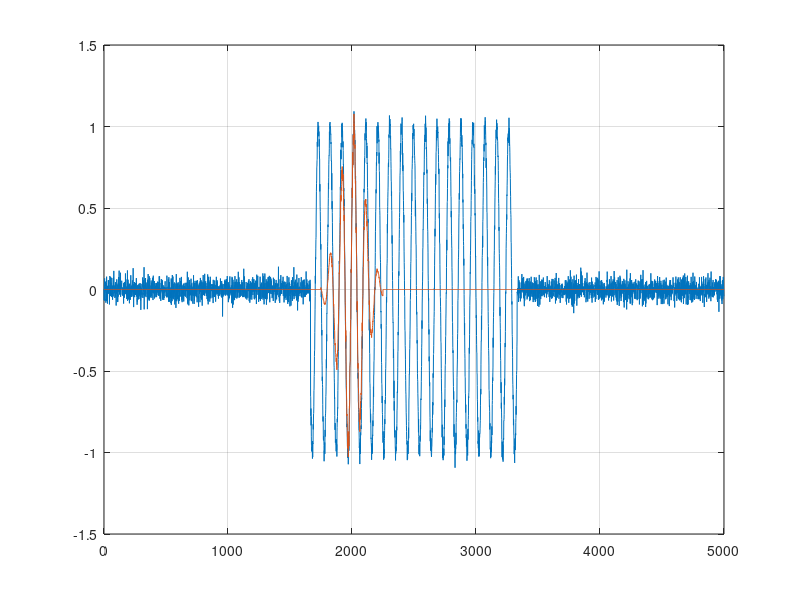
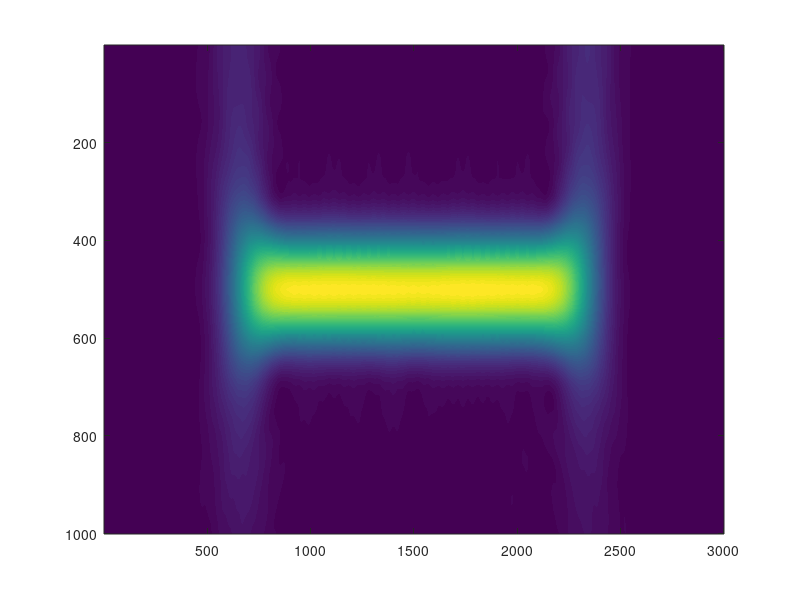
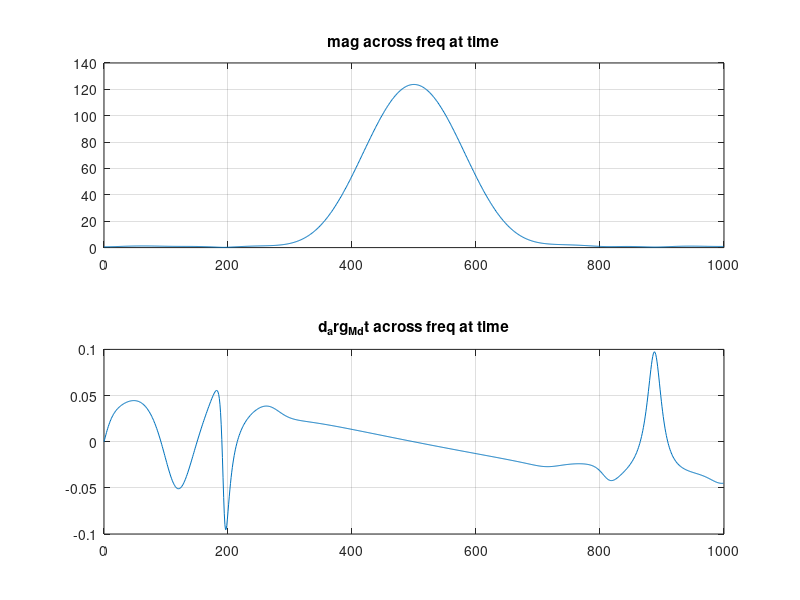
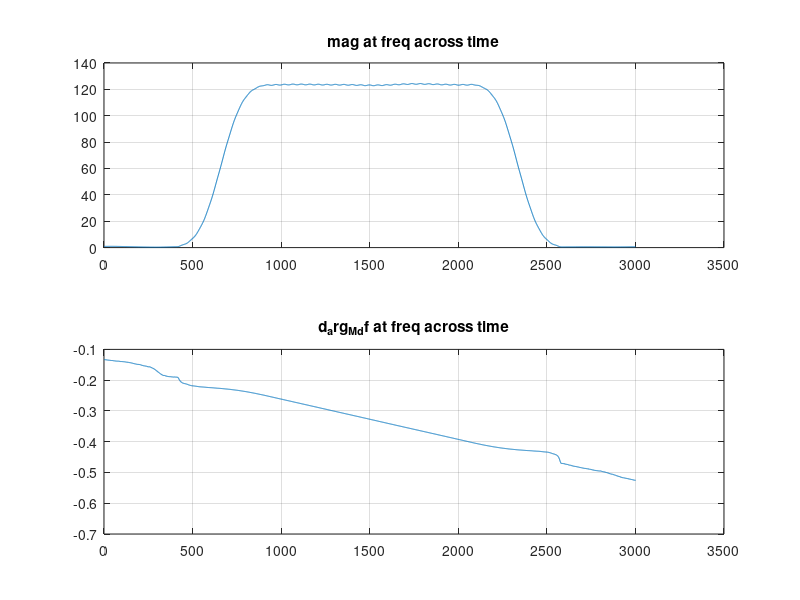

MATLAB code to generate these figures, in order:
fs = 48000;
N = 5000;
ns = [0:N-1]';
f = 500;
x = cos(2 * pi * f / fs * ns) + 0 * cos(2 * pi * 2 * f / fs * ns);
x(1:floor(N/3)) = 0;
x(floor(2*N/3):end) = 0;
x = x + randn(size(x)) * 0.04;
L = 501;
H = (L-1)/2;
c = 2000;
w = gausswin(L);
xw = x;
a = c - H;
b = c + H;
xw(1:a-1) = 0;
xw(a:b) = x(a:b) .* w;
xw(b+1:end) = 0;
figure(1);
plot(ns, x, ns, xw), grid;

cs = 1000:4000;
M = zeros(f*2, length(cs));
for c = cs
    xw = x;
    a = c - H;
    b = c + H;
    xw(1:a-1) = 0;
    xw(a:b) = x(a:b) .* w;
    xw(b+1:end) = 0;
    fxw = fft(xw, fs);
    M(:, c - cs(1) + 1) = fxw(1:f*2);
end
figure(2);imagesc(abs(M))
kn = 1200;
kf = 500;

d_arg_M_dt = diff(unwrap(angle(M), pi, 2), 1, 2);
d_arg_M_df = diff(unwrap(angle(M)));

figure(3);
subplot(2,1,1);
plot(0:2*f-1, abs(M(:, kn))), grid;
title('mag across freq at time');
subplot(2,1,2);
plot(0:2*f-1, d_arg_M_dt(:, kn)), grid
title('d_arg_M_dt across freq at time');

figure(4);
subplot(2,1,1);
plot(1:size(M, 2), abs(M(kf, :))), grid;
title('mag at freq across time');
subplot(2,1,2);
plot(1:size(M,2), d_arg_M_df(kf, :)), grid;
title('d_arg_M_df at freq across time');
